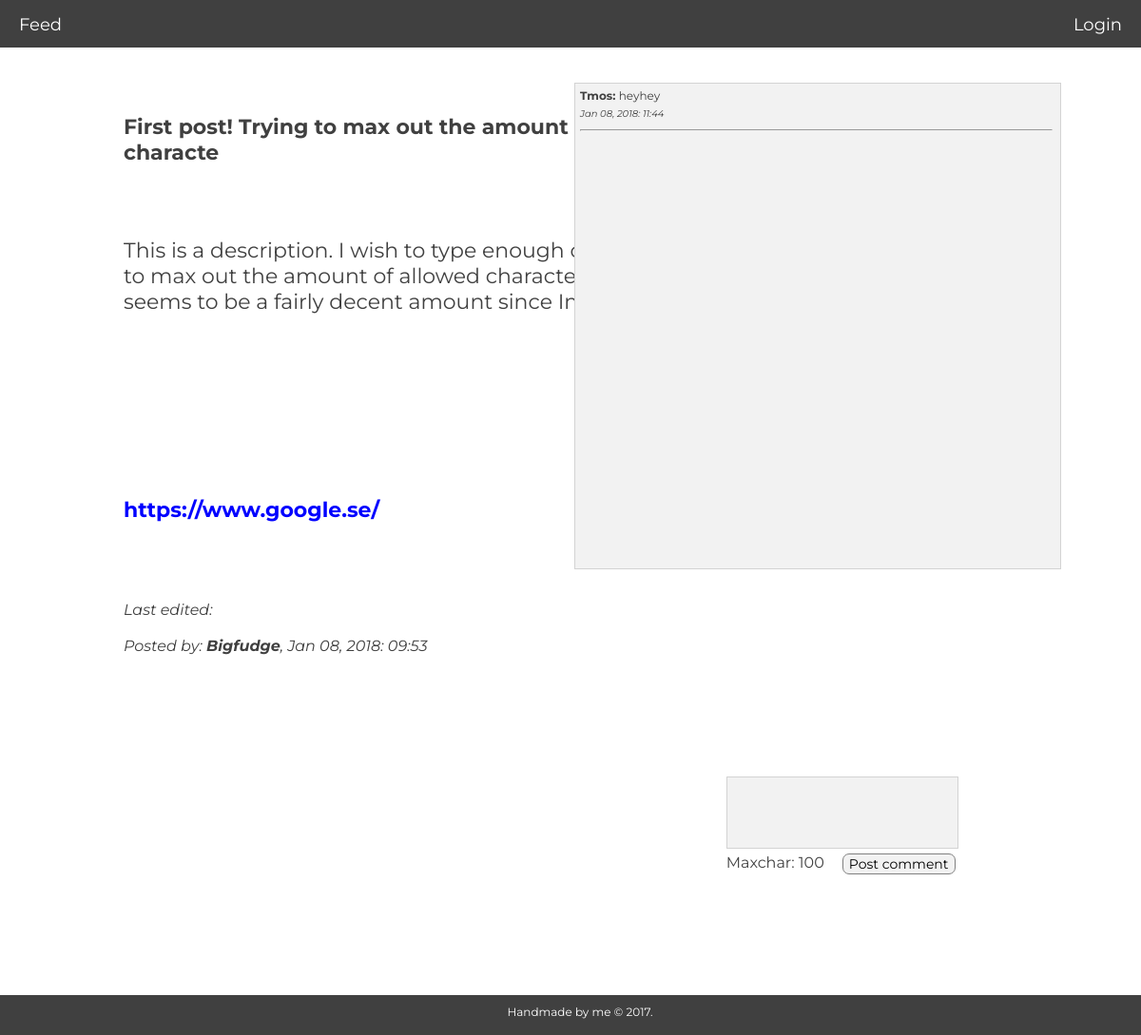
The page /pages/comment.php?id=1 on the database its author committed.
### tables this page shows
CREATE TABLE "posts" (
        `id`       INTEGER NOT NULL,
        `post_id`       INTEGER NOT NULL PRIMARY KEY AUTOINCREMENT UNIQUE,
        `title` VARCHAR NOT NULL,
        `description`   VARCHAR NOT NULL,
        `url`   VARCHAR NOT NULL,
        `posted`      VARCHAR,
        `up_vote` INTEGER,
        `down_vote` INTEGER,
        `edited`     VARCHAR
);

CREATE TABLE "users" (
        `id`    INTEGER NOT NULL PRIMARY KEY AUTOINCREMENT UNIQUE,
        `name`  VARCHAR NOT NULL,
        `username`      VARCHAR NOT NULL UNIQUE,
        `email` VARCHAR NOT NULL,
        `password`      VARCHAR NOT NULL,
        `biography`     VARCHAR NOT NULL,
        `img`           VARCHAR,
        `joined`   VARCHAR
);

CREATE TABLE "comments" (
         `id`       INTEGER NOT NULL,
         `comment_id`       INTEGER NOT NULL PRIMARY KEY AUTOINCREMENT UNIQUE,
         `post_id`         INTEGER NOT NULL,
         `comment`       VARCHAR NOT NULL,
         `posted`       VARCHAR
);

### logic/comment.php (called while the page is built, shortened)
<?php
require __DIR__.'/../app/autoload.php';
$query = "SELECT * FROM users LEFT JOIN comments ON users.id=comments.id";
$statement = $pdo->query($query);
$statement->execute();
$comment_users = $statement->fetchAll(PDO::FETCH_ASSOC);

### pages/comment.php (the view, shortened to what this page needs)
<?php
require __DIR__.'/../views/header.php';
require __DIR__.'/../logic/feed.php';
require __DIR__.'/../logic/comment.php';
$post_id = $_GET['id'];
$query = "SELECT * FROM posts WHERE post_id = :post_id";
$statement = $pdo->prepare($query);
$statement->bindParam(':post_id', $post_id, PDO::PARAM_INT);
$statement->execute();
$post = $statement->fetch(PDO::FETCH_ASSOC);
$user_id = $post['id'];
$query = "SELECT * FROM users WHERE id = :id";
$statement = $pdo->prepare($query);
$statement->bindParam(':id', $user_id, PDO::PARAM_STR);
$statement->execute();
$user = $statement->fetch(PDO::FETCH_ASSOC);
?>
   <div class="comment-page">
            <div class="post-title"><?php echo $post['title']; ?></a></div>
            <div class="post-description"><?php echo $post['description']; ?></div>
            <div class="post-url"><?php echo $post['url']; ?></div>
            <br>
         <div class="post-footer">
            <?php echo 'Last edited: '. $join['edited']; ?>
            <br>
            <br>
            Posted by: <strong><?php echo $user['username']; ?></strong>, <?php echo $post['posted']; ?>
         </div>
      </div>
   <div class="comments">
      <?php foreach($comment_users as $comment_user): ?>
         <?php if($comment_user['post_id'] === $_GET['id']): ?>
            <div><strong><?php echo $comment_user['username']; ?>:   </strong><?php echo $comment_user['comment']; ?></div>
            <div class="timestamp"><?php echo $comment_user['posted']; ?></h6></div>
            <hr class="comment-hr">
         <?php endif; ?>
      <?php endforeach; ?>
   </div>
   <form action="../logic/comment.php?id=<?php echo $post_id?>" method="post" class="comment-form">
      <div>
         <textarea type="comment" name="comment" maxlength="100" required></textarea>
      </div>
      <div class="maxchar">Maxchar: 100<br></div>
      <button type="submit" class="post-comment btn">Post comment</button>
   </form>
<?php require __DIR__.'../../views/footer.php'; ?>

### css/main.css (style rules this page uses)
* { margin: 0px; font-family: Montserrat; }
body { color: #404040; background-size: cover; background-attachment: fixed; }
.timestamp { font-style: italic; font-size: 10px; margin-top: 5px; }
.btn { border: 1px solid lightgrey; color: black; outline: none; cursor: pointer; font-size: 18px; background-color: #f2f2f2; border-radius: 7px; }
.comments { position: absolute; right: 7%; top: 8%; background-color: #f2f2f2; border: 1px solid lightgrey; width: 500px; height: 500px; font-size: 12px; padding: 5px; }
.comment-page { position: absolute; top: 8%; left: 5%; width: 700px; height: 100%; }
.comment-form { position: absolute; right: 16%; top: 75%; }
.post-title { position: absolute; left: 10%; top: 3%; font-size: 22px; margin-right: 30px; font-weight: bold; }
.post-url { position: absolute; left: 10%; top: 40%; font-size: 22px; color: blue; margin-right: 30px; font-weight: bold; }
.post-description { position: absolute; left: 10%; top: 15%; font-size: 22px; margin-right: 30px; }
.post-comment { position: absolute; top: 95%; left: 50%; border-color: grey; font-size: 14px; margin-top: 5px; }
.maxchar { position: absolute; top: 102%; font-size: 16px; float: center; }
textarea[name=comment] { width: 238.3px; height: 70px; font-size: 12px; resize: none; outline: none; border: 1px solid lightgrey; color: black; background-color: #f2f2f2; }
.comment-hr { width: 99%; margin-bottom: 10px; margin-top: 10px; background-color: lightgrey; }
textarea { border: 1px solid lightgrey; color: grey; }
hr { width: 100%; margin-bottom: 0px; color: white; }
.post-footer { position: absolute; left: 10%; top: 50%; font-size: 16px; font-style: italic; }

### rows shown on the page
posts: title "First post! Trying to max out the amount of allowed characte", description "This is a description. I wish to type enough characters to max out the amount of allowed characters. Which seems to be a fairly decent amount since Im", url "https://www.google.se/", posted "Jan 08, 2018: 09:53"
users: username "Bigfudge"
users: username "Tmos", comments.comment "heyhey", comments.posted "Jan 08, 2018: 11:44"
